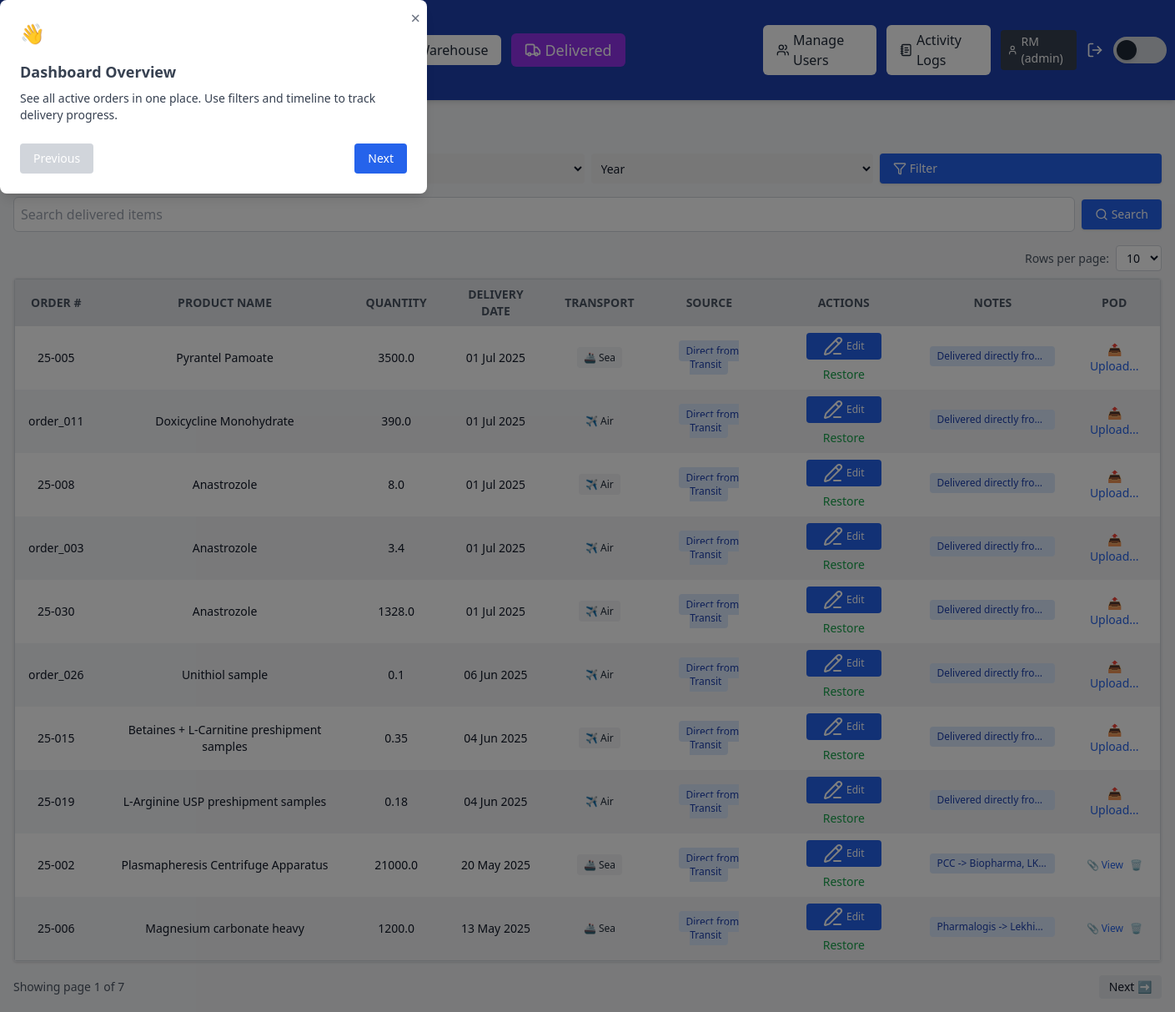
The page /delivered (signed in) on the database as committed earlier.
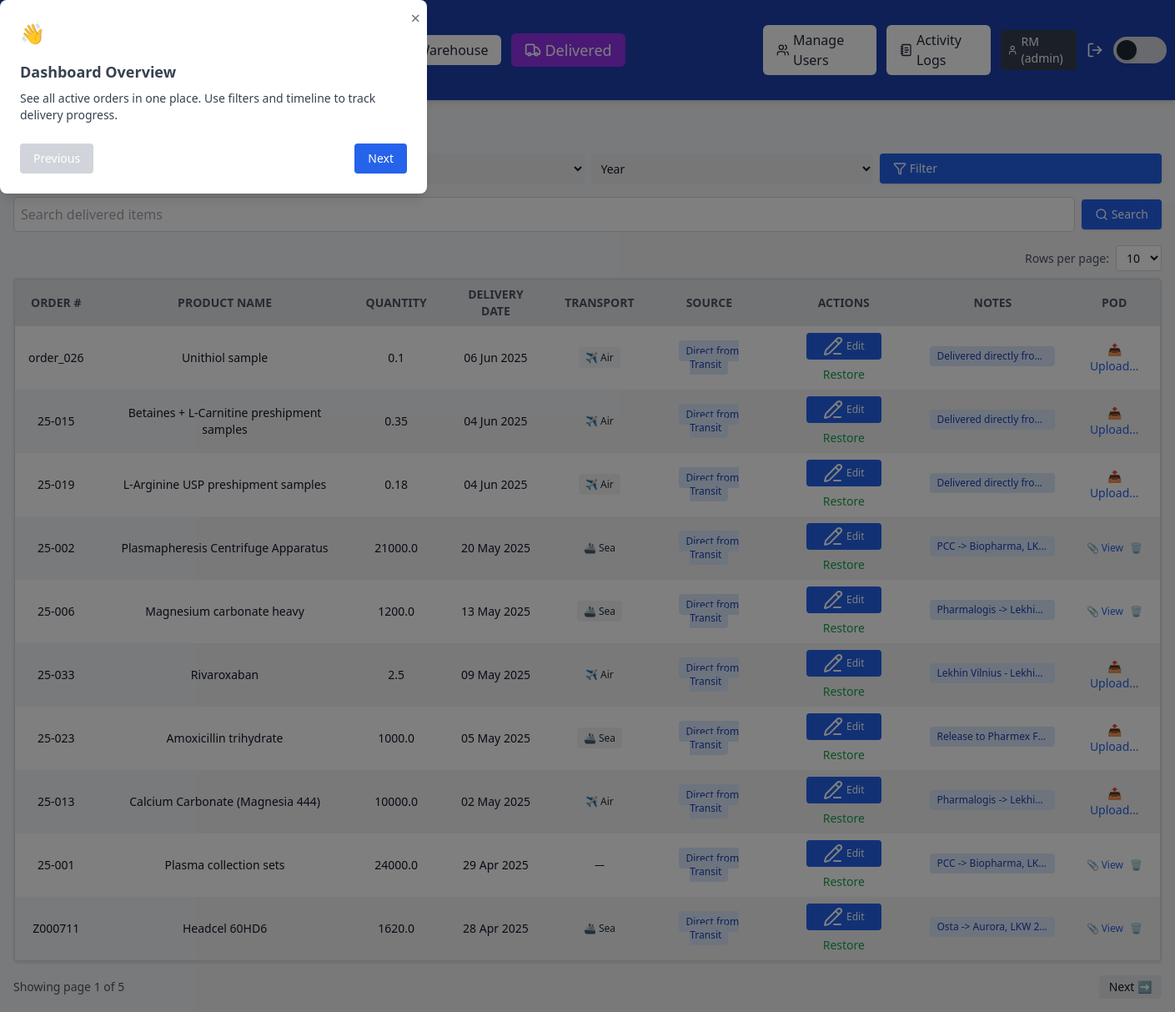
The same page on the database as committed later.
### app/models.py (models this page shows)
class DeliveredGoods(db.Model):
    id = db.Column(db.Integer, primary_key=True)
    user_id = db.Column(db.Integer, db.ForeignKey('user.id'), nullable=False)
    order_number = db.Column(db.String(50), nullable=False)
    product_name = db.Column(db.String(100), nullable=False)
    quantity = db.Column(db.String(50), nullable=False)
    delivery_source = db.Column(db.String(50), nullable=False)
    delivery_date = db.Column(db.String(10), nullable=False)
    transport = db.Column(db.String(20))
    notes = db.Column(db.String(120))
    pod_filename = db.Column(db.String(120))
    warehouse_address = db.Column(db.String(255))
    client = db.Column(db.String(255))
    pos_no = db.Column(db.String(50))
    customer_ref = db.Column(db.String(50))

### app/routes/delivered_routes.py (the view, shortened to what this page needs)
@delivered_bp.route('/delivered')
@login_required
def delivered():
    page = request.args.get('page', 1, type=int)
    per_page = request.args.get('per_page', 10, type=int)
    transport = request.args.get('transport')
    month = request.args.get('month')
    year = request.args.get('year')
    search = request.args.get('search', '')
    if can_view_all(current_user.role):
        query = DeliveredGoods.query
    else:
        query = DeliveredGoods.query.filter_by(user_id=current_user.id)
    if transport:
        query = query.filter_by(transport=transport)
    if month:
        query = query.filter(extract('month', DeliveredGoods.delivery_date) == int(month))
    if year:
        query = query.filter(extract('year', DeliveredGoods.delivery_date) == int(year))
    delivered_items = query.order_by(DeliveredGoods.delivery_date.desc()).paginate(page=page, per_page=per_page)
    reported_order_numbers = set()
    all_entries = StockReportEntry.query.all()
    for entry in all_entries:
        order_number = None
        warehouse_order = WarehouseStock.query.get(entry.related_order_id)
        if warehouse_order:
            order_number = warehouse_order.order_number
        else:
            delivered_order = DeliveredGoods.query.get(entry.related_order_id)
            if delivered_order:
                order_number = delivered_order.order_number
        if order_number:
            reported_order_numbers.add(order_number)
    return render_template(
        'delivered.html',
        delivered_items=delivered_items.items,
        pagination=delivered_items,
        per_page=per_page,
        reported_order_numbers=reported_order_numbers
    )

### app/roles.py (called while the page is built)
def can_view_all(role):
    return ROLE_PERMISSIONS.get(role, {}).get('can_view_all', False)

### app/routes/__init__.py (called while the page is built)
def inject_globals():
    return dict(current_user=current_user, current_path=request.path)

### app/templates/delivered.html (shortened to what the changed rows need)
<!DOCTYPE html>
<html lang="en">
<head>
    <script src="https://cdn.tailwindcss.com"></script>
</head>
<body class="flex flex-col h-screen bg-gray-100 dark:bg-gray-900 text-gray-900 dark:text-gray-100">
    {% include '_navbar.html' %}
    <main class="flex flex-col h-full overflow-hidden p-4">
        <h2 class="text-2xl font-bold mb-4">🚚 Delivered Goods</h2>
            {% set clear_args = request.args.to_dict() %}
            {% if 'search' in clear_args %}{% set _ = clear_args.pop('search') %}{% endif %}
            {% if 'page' in clear_args %}{% set _ = clear_args.pop('page') %}{% endif %}
        {% if delivered_items %}
        <div class="flex-1 overflow-y-auto border rounded shadow w-full">
            <table id="delivered-table"
                class="w-full table-auto bg-white dark:bg-gray-900 border border-gray-300 dark:border-gray-700 text-sm">
                <thead class="sticky top-0 z-10 bg-gray-200 dark:bg-gray-800">
                    <tr class="text-center text-xs sm:text-sm text-gray-600 dark:text-gray-300 uppercase">
                        <th class="px-4 py-2 cursor-pointer" data-sort="order_number">Order # </th>
                        <th class="px-4 py-2 cursor-pointer" data-sort="product_name">Product Name </th>
                        <th class="px-4 py-2 cursor-pointer" data-sort="quantity">Quantity </th>
                        <th class="px-4 py-2 cursor-pointer" data-sort="delivery_date">Delivery Date </th>
                        <th class="px-4 py-2 cursor-pointer" data-sort="transport">Transport </th>
                        <th class="px-4 py-2">Source</th>
                        <th class="px-4 py-2">Actions</th>
                        <th class="px-4 py-2">Notes</th>
                        <th class="px-4 py-2">POD</th>
                    </tr>
                </thead>
                <tbody>
                    {% for item in delivered_items %}
                    <tr
                        class="text-center even:bg-gray-100 dark:even:bg-gray-800 hover:bg-blue-50 dark:hover:bg-gray-700">
                        <td class="px-4 py-2">{{ item.order_number }}</td>
                        <td class="px-4 py-2">{{ item.product_name }}</td>
                        <td class="px-4 py-2">{{ item.quantity }}</td>
                        <td class="px-4 py-2" data-key="delivery_date" data-sort-value="{{ item.delivery_date }}">
                            {{ item.delivery_date | format_date }}
                        </td>
                        <td class="px-4 py-2 text-xs">
                            {% if item.transport == 'air' %}<span class="bg-gray-100 text-gray-800 px-2 py-1 rounded">✈️
                                Air</span>
                            {% elif item.transport == 'sea' %}<span
                                class="bg-gray-100 text-gray-800 px-2 py-1 rounded">🚢 Sea</span>
                            {% elif item.transport == 'truck' %}<span
                                class="bg-gray-100 text-gray-800 px-2 py-1 rounded">🚚 Truck</span>
                            {% else %}—{% endif %}
                        </td>
                        <td class="px-4 py-2 text-xs">
                            {% if item.delivery_source == 'Direct from Transit' %}<span
                                class="bg-blue-100 text-blue-800 px-2 py-1 rounded">Direct from Transit</span>
                            {% elif item.delivery_source == 'From Warehouse' %}<span
                                class="bg-purple-100 text-purple-800 px-2 py-1 rounded">From Warehouse</span>
                            {% else %}<span class="bg-gray-100 text-gray-800 px-2 py-1 rounded">—</span>
                            {% endif %}
                        </td>
                        <td class="px-4 py-2">
                            <div class="flex flex-wrap gap-2 justify-center">
                                {% if current_user.role != 'superuser' %}
                                <a href="{{ url_for('delivered.edit_delivered', item_id=item.id) }}"
                                    class="bg-blue-600 hover:bg-blue-700 text-white px-3 py-1 text-xs rounded min-w-[90px] flex items-center gap-1 justify-center">
                                    <i data-lucide="pencil-line"></i> Edit
                                </a>
                                <button class="text-sm text-green-600 hover:underline restore-btn"
                                    data-item-id="{{ item.id }}">
                                    Restore
                                </button>
                                {% endif %}
                            </div>
                        </td>
                        <td class="px-4 py-2">
                            {% if item.notes %}
                            <span title="{{ item.notes }}"
                                class="bg-blue-100 text-blue-800 text-xs px-2 py-1 rounded whitespace-nowrap max-w-[150px] overflow-hidden text-ellipsis inline-block">
                                {{ item.notes[:30] }}{% if item.notes|length > 30 %}...{% endif %}
                            </span>
                            {% else %}—{% endif %}
                        </td>
                        <td class="px-4 py-2 text-xs text-center">
                            {% if current_user.role != 'superuser' %}
                            {% if item.pod_filename %}
                            <div class="flex items-center justify-center space-x-2">
                                <a href="{{ url_for('upload.view_pod', filename=item.pod_filename) }}" target="_blank"
                                    class="text-blue-600 hover:underline">📎 View</a>
                                <form method="POST" action="{{ url_for('upload.delete_pod', item_id=item.id) }}">
                                    <button type="submit" class="text-red-500 hover:underline"
                                        title="Delete POD">🗑️</button>
                                </form>
                            </div>
                            {% else %}
                            <form method="POST" action="{{ url_for('upload.upload_pod', item_id=item.id) }}"
                                enctype="multipart/form-data" class="flex flex-col items-center space-y-1">
                                <label for="pod-{{ item.id }}"
                                    class="cursor-pointer text-blue-600 text-sm hover:underline relative">📤
                                    Upload...</label>
                            </form>
                            {% endif %}
                            {% endif %}
                        </td>
                    </tr>
                    {% endfor %}
                </tbody>
            </table>
        </div>
        {% set args = request.args.to_dict() if request.args else {} %}
        {% set filtered_args = args.copy() %}
        {% if 'page' in filtered_args %}{% set _ = filtered_args.pop('page') %}{% endif %}
        {% if 'per_page' in filtered_args %}{% set _ = filtered_args.pop('per_page') %}{% endif %}
        <div class="mt-4 flex justify-between items-center">
            <div class="text-sm text-gray-600 dark:text-gray-300">
                Showing page {{ pagination.page }} of {{ pagination.pages }}
            </div>
            <div class="flex gap-2">
                {% if pagination.has_next %}
                <a href="{{ url_for('delivered.delivered', page=pagination.next_num, per_page=per_page, **filtered_args) }}"
                    class="px-3 py-1 bg-gray-200 dark:bg-gray-700 rounded hover:bg-gray-300 text-sm">Next ➡</a>
                {% endif %}
            </div>
        </div>
        {% endif %}
    </main>
</body>
</html>

Rows that differ between the two databases and show on the page:
removed DeliveredGoods: order_number "25-005", product_name "Pyrantel Pamoate", quantity "3500.0", delivery_date "01 Jul 2025", transport "🚢 Sea", shows "Direct from Transit", notes "Delivered directly fro…"
removed DeliveredGoods: order_number "order_011", product_name "Doxicycline Monohydrate", quantity "390.0", delivery_date "01 Jul 2025", transport "✈️ Air", shows "Direct from Transit", notes "Delivered directly fro…"
removed DeliveredGoods: order_number "25-008", product_name "Anastrozole", quantity "8.0", delivery_date "01 Jul 2025", transport "✈️ Air", shows "Direct from Transit", notes "Delivered directly fro…"
removed DeliveredGoods: order_number "order_003", product_name "Anastrozole", quantity "3.4", delivery_date "01 Jul 2025", transport "✈️ Air", shows "Direct from Transit", notes "Delivered directly fro…"
removed DeliveredGoods: order_number "25-030", product_name "Anastrozole", quantity "1328.0", delivery_date "01 Jul 2025", transport "✈️ Air", shows "Direct from Transit", notes "Delivered directly fro…"
now on this page (row unchanged): DeliveredGoods: order_number "25-033", product_name "Rivaroxaban", quantity "2.5", delivery_date "09 May 2025", transport "✈️ Air", shows "Direct from Transit", notes "Lekhin Vilnius - Lekhi…"
now on this page (row unchanged): DeliveredGoods: order_number "25-023", product_name "Amoxicillin trihydrate", quantity "1000.0", delivery_date "05 May 2025", transport "🚢 Sea", shows "Direct from Transit", notes "Release to Pharmex F…"
now on this page (row unchanged): DeliveredGoods: order_number "25-013", product_name "Calcium Carbonate (Magnesia 444)", quantity "10000.0", delivery_date "02 May 2025", transport "✈️ Air", shows "Direct from Transit", notes "Pharmalogis -> Lekhi…"
now on this page (row edited): DeliveredGoods: order_number "25-001", product_name "Plasma collection sets", quantity "24000.0", delivery_date "29 Apr 2025", shows "Direct from Transit", notes "PCC -> Biopharma, LK…"
now on this page (row unchanged): DeliveredGoods: order_number "Z000711", product_name "Headcel 60HD6", quantity "1620.0", delivery_date "28 Apr 2025", transport "🚢 Sea", shows "Direct from Transit", notes "Osta -> Aurora, LKW 2…"
Other text that changed with them:
{{ pagination.pages }}: "7" → "5"
